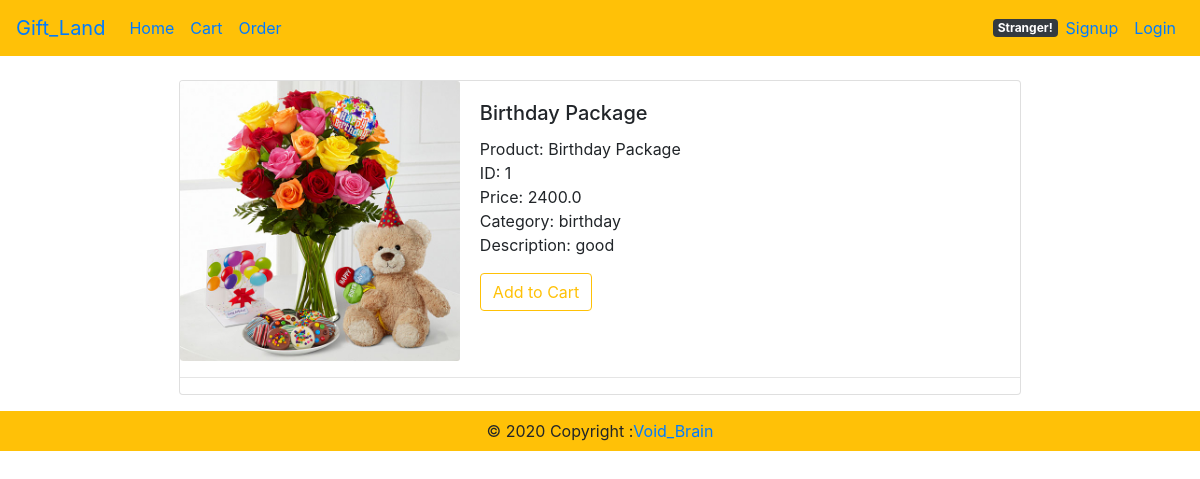
Page /6 on the committed database.
### ProductInfo/models.py (models this page shows, shortened)
class Product(models.Model):
    p_id=models.IntegerField(default=0)
    p_name=models.CharField(max_length=100)
    p_price=models.FloatField(blank=True)
    description=models.TextField(blank=True)
    category=models.CharField(max_length=100)
    p_image=models.ImageField(upload_to='product/images')
    reviews = models.ManyToManyField(Review)

### ProductInfo/views.py (the view)
# urls.py: path('<int:product_id>',Product_view.ProductDetails),
def ProductDetails(request, product_id):
    detail = get_object_or_404(Product, id=product_id)
    context = {
        'detail': detail,
    }
    return render(request, 'ProductHtml/productdetail.html', context)

### templates/ProductHtml/productdetail.html
{% extends 'base.html' %}
{% load static %}
{% load crispy_forms_tags %}
{% block content %}
<br>
<div class="col d-flex justify-content-center">
<div class="card mb-3" style="max-width: 900px;">
    <div class="row no-gutters">
      <div class="col mx-auto ">
        <img src="{{detail.p_image.url }}" class="card-img" alt="...">
      </div>
      <div class="col-md-8">
        <div class="card-body">
          <h5 class="card-title">{{detail.p_name}}</h5>
          <p class="card-text">
            Product: {{ detail.p_name }} <br>
            ID: {{ detail.p_id }} <br>
            Price: {{ detail.p_price }} <br>
            Category: {{ detail.category }} <br>
            Description: {{ detail.description }} <br>
          </p>
          <a href="{% url 'update-cart' detail.id %}">
            <button type="submit" class="btn btn-outline-warning">Add to Cart</button>
          </a>
        </div>
      </div>
    </div>
    <hr>
  </div>
  </div>
{% endblock %}

### rows in the picture
Product: p_image (picture), p_name "Birthday Package", p_id "1", p_price "2400.0", category "birthday", description "good"
